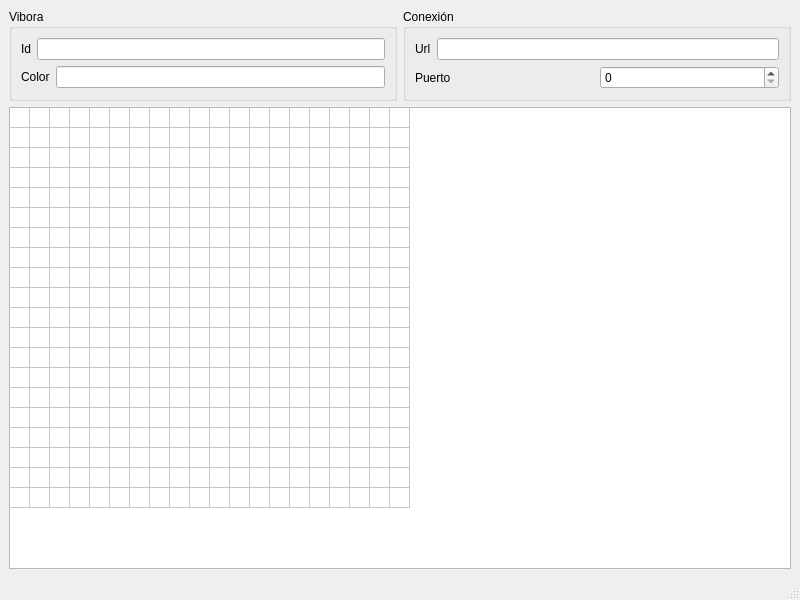
<?xml version="1.0" encoding="UTF-8"?>
<ui version="4.0">
 <class>MainWindow</class>
 <widget class="QMainWindow" name="MainWindow">
  <property name="geometry">
   <rect>
    <x>0</x>
    <y>0</y>
    <width>800</width>
    <height>600</height>
   </rect>
  </property>
  <property name="windowTitle">
   <string>Cliente</string>
  </property>
  <widget class="QWidget" name="centralwidget">
   <layout class="QHBoxLayout" name="horizontalLayout">
    <item>
     <layout class="QVBoxLayout" name="verticalLayout">
      <item>
       <layout class="QHBoxLayout" name="horizontalLayout_2">
        <item>
         <widget class="QGroupBox" name="ViboraBox">
          <property name="title">
           <string>Vibora</string>
          </property>
          <layout class="QVBoxLayout" name="verticalLayout_3">
           <item>
            <layout class="QVBoxLayout" name="verticalLayout_2">
             <item>
              <layout class="QHBoxLayout" name="horizontalLayout_4">
               <item>
                <widget class="QLabel" name="IdLabel">
                 <property name="text">
                  <string>Id</string>
                 </property>
                </widget>
               </item>
               <item>
                <widget class="QLineEdit" name="lineEdit_2"/>
               </item>
              </layout>
             </item>
             <item>
              <layout class="QHBoxLayout" name="horizontalLayout_3">
               <item>
                <widget class="QLabel" name="ColorLabel">
                 <property name="text">
                  <string>Color</string>
                 </property>
                </widget>
               </item>
               <item>
                <widget class="QLineEdit" name="lineEdit"/>
               </item>
              </layout>
             </item>
            </layout>
           </item>
          </layout>
         </widget>
        </item>
        <item>
         <widget class="QGroupBox" name="ConexionBox">
          <property name="title">
           <string>Conexión</string>
          </property>
          <layout class="QVBoxLayout" name="verticalLayout_5">
           <item>
            <layout class="QVBoxLayout" name="verticalLayout_4">
             <item>
              <layout class="QHBoxLayout" name="horizontalLayout_6">
               <item>
                <widget class="QLabel" name="UrlLabel">
                 <property name="text">
                  <string>Url</string>
                 </property>
                </widget>
               </item>
               <item>
                <widget class="QLineEdit" name="lineEdit_3"/>
               </item>
              </layout>
             </item>
             <item>
              <layout class="QHBoxLayout" name="horizontalLayout_5">
               <item>
                <widget class="QLabel" name="PuertoLabel">
                 <property name="text">
                  <string>Puerto</string>
                 </property>
                </widget>
               </item>
               <item>
                <widget class="QSpinBox" name="spinBox"/>
               </item>
              </layout>
             </item>
            </layout>
           </item>
          </layout>
         </widget>
        </item>
       </layout>
      </item>
      <item>
       <widget class="QTableWidget" name="tableWidget">
        <property name="rowCount">
         <number>20</number>
        </property>
        <property name="columnCount">
         <number>20</number>
        </property>
        <attribute name="horizontalHeaderVisible">
         <bool>false</bool>
        </attribute>
        <attribute name="horizontalHeaderDefaultSectionSize">
         <number>20</number>
        </attribute>
        <attribute name="horizontalHeaderHighlightSections">
         <bool>false</bool>
        </attribute>
        <attribute name="horizontalHeaderMinimumSectionSize">
         <number>20</number>
        </attribute>
        <attribute name="verticalHeaderVisible">
         <bool>false</bool>
        </attribute>
        <attribute name="verticalHeaderDefaultSectionSize">
         <number>20</number>
        </attribute>
        <attribute name="verticalHeaderHighlightSections">
         <bool>false</bool>
        </attribute>
        <attribute name="verticalHeaderMinimumSectionSize">
         <number>20</number>
        </attribute>
        <row/>
        <row/>
        <row/>
        <row/>
        <row/>
        <row/>
        <row/>
        <row/>
        <row/>
        <row/>
        <row/>
        <row/>
        <row/>
        <row/>
        <row/>
        <row/>
        <row/>
        <row/>
        <row/>
        <row/>
        <column/>
        <column/>
        <column/>
        <column/>
        <column/>
        <column/>
        <column/>
        <column/>
        <column/>
        <column/>
        <column/>
        <column/>
        <column/>
        <column/>
        <column/>
        <column/>
        <column/>
        <column/>
        <column/>
        <column/>
       </widget>
      </item>
     </layout>
    </item>
   </layout>
  </widget>
  <widget class="QMenuBar" name="menubar">
   <property name="geometry">
    <rect>
     <x>0</x>
     <y>0</y>
     <width>800</width>
     <height>27</height>
    </rect>
   </property>
  </widget>
  <widget class="QStatusBar" name="statusbar"/>
 </widget>
 <resources/>
 <connections/>
</ui>
